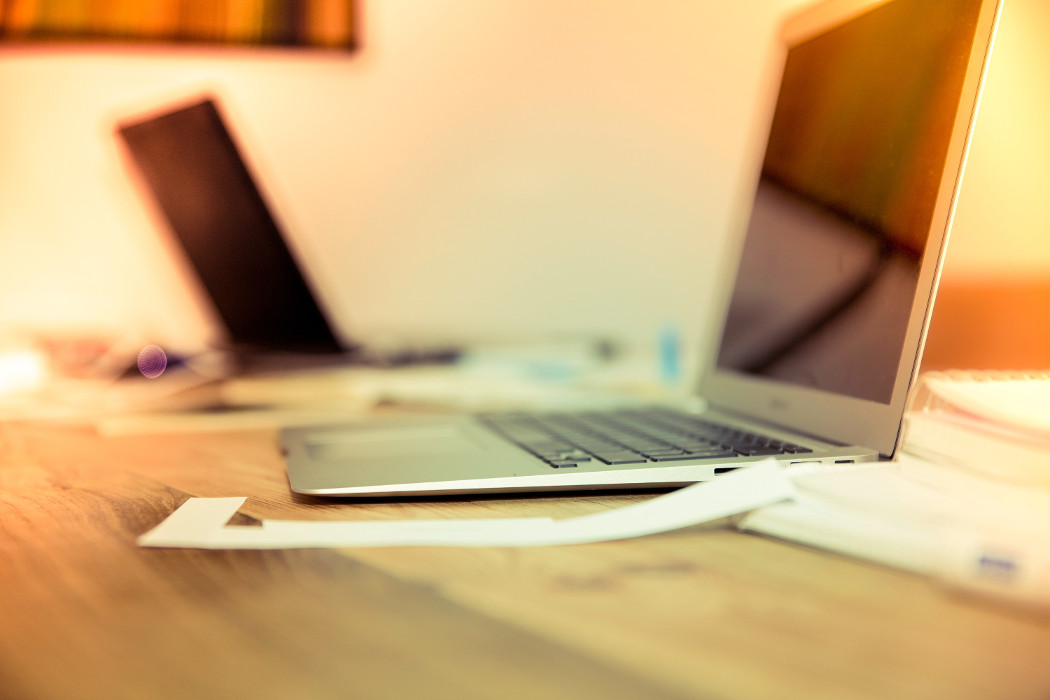
#> input picture sourceCode/container/resizer/test.jpg, 1050 x 700 px
$ python resizer.py
#> lines starting #> are read from the running program, lines starting #| are printed output that depends on the picture
from PIL import Image
import logging

def resize():
    # Opens a image in RGB mode
    im = Image.open("test.jpg")
#> im is the input picture: PIL image 1050x700 RGB; mean R, G, B 205.4, 170.3, 118.9

    # Size of the image in pixels (size of original image)
    # (This is not mandatory)
    width, height = im.size
#> width = 1050; height = 700

    # Setting the points for cropped image
    left = 4
    top = height / 5
#> top = 140
    right = 154
    bottom = 3 * height / 5
#> bottom = 420

    # Cropped image of above dimension
    # (It will not change original image)
    im1 = im.crop((left, top, right, bottom))
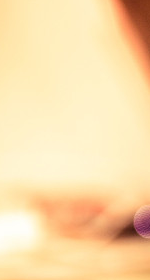
#> im1: PIL image 150x280 RGB; mean R, G, B 249.5, 220.2, 172.2
    newsize = (300, 300)
    im1 = im1.resize(newsize)
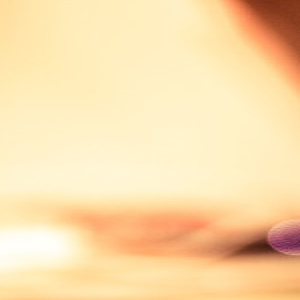
#> im1: PIL image 300x300 RGB; mean R, G, B 249.5, 220.2, 172.2

    # save a image using extension
    im1 = im1.save("test-resized.jpg")
    logging.warning('resize job finish')

if __name__ == "__main__":
   resize()
